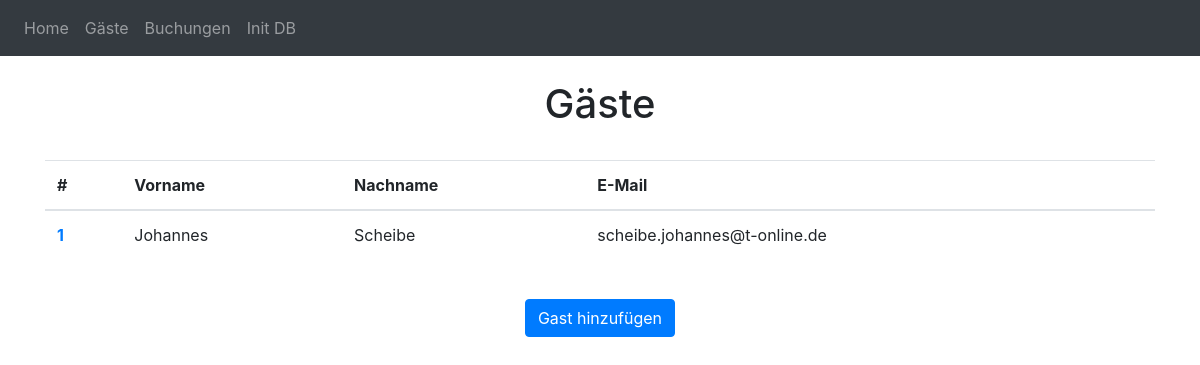
Page /guests on the earlier database version.
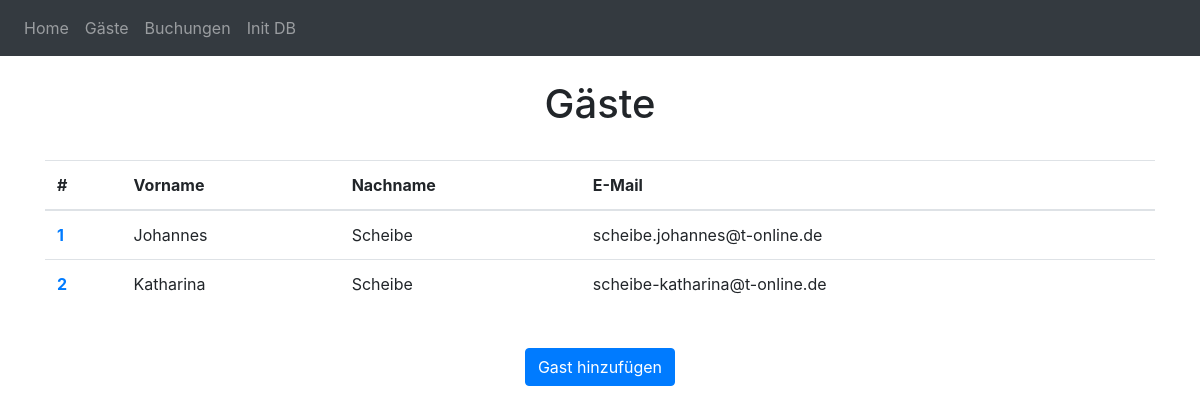
Same page on the later database version.
### database/models.py (models this page shows)
class Guest(db.Model):
    id = db.Column(db.Integer, primary_key=True)
    email = db.Column(db.String(150))
    prename = db.Column(db.String(150))
    surname = db.Column(db.String(150))
    street_name = db.Column(db.String(150))
    house_number = db.Column(db.String(150))
    postcode = db.Column(db.Integer)
    city = db.Column(db.String(150))
    agreements = db.relationship('Booking')

### guests.py (the view)
@guests.route('/guests')
def guest_overview():
    data = db_service.get_all_guests()
    return render_template("guest_overview.html", data=data)

### database/db_service.py (called while the page is built)
def get_all_guests() -> Guest:
    return Guest.query.all()

### templates/guest_overview.html
{% extends "base.html" %} {% block title %}Gäste{% endblock %} {% block content
    %}
    <h1 align="center">Gäste</h1>
    <br />
    <table class="table">
      <thead>
        <tr>
          <th scope="col">#</th>
          <th scope="col">Vorname</th>
          <th scope="col">Nachname</th>
          <th scope="col">E-Mail</th>
        </tr>
      </thead>
      <tbody>
        {% for item in data %}
          <tr>
            <th scope="row"><a href="/guests/{{ item.id }}">{{ item.id }}</a></th>
            <td>{{ item.prename }}</td>
            <td>{{ item.surname }}</td>
            <td>{{ item.email }}</td>
          </tr>
      {% endfor %}
      </tbody>
    </table>
    <br />
    <form method="get" action="/add-guest">
      <div align="center">
        <button type="submit" class="btn btn-primary">Gast hinzufügen</button>
      </div>
    </form>
    {% endblock %}

### templates/base.html (shortened to what this page needs)
<!DOCTYPE html>
<html>
  <head>
    <link
      rel="stylesheet"
      href="https://stackpath.bootstrapcdn.com/bootstrap/4.4.1/css/bootstrap.min.css"
    />
    <link
      rel="stylesheet"
      href="https://stackpath.bootstrapcdn.com/font-awesome/4.7.0/css/font-awesome.min.css"
    />
    <link href="//cdnjs.cloudflare.com/ajax/libs/jqueryui/1.11.2/jquery-ui.css" rel="stylesheet"/>
  </head>
  <body>
    <nav class="navbar navbar-expand-lg navbar-dark bg-dark">
      <div class="collapse navbar-collapse" id="navbar">
        <div class="navbar-nav">
          <a class="nav-item nav-link" id="home" href="/">Home</a>
          <a class="nav-item nav-link" id="addGuest" href="/guests">Gäste</a>
          <a class="nav-item nav-link" id="bookings" href="/bookings">Buchungen</a>
          <a class="nav-item nav-link" id="initDB" href="/init-db">Init DB</a>
        </div>
      </div>
    </nav>
    <br />
    <div class="container">{% block content %} {% endblock %}</div>
  </body>
</html>

Differences in the rows shown:
added Guest: id "2", prename "Katharina", surname "Scheibe", email "scheibe-katharina@t-online.de"
